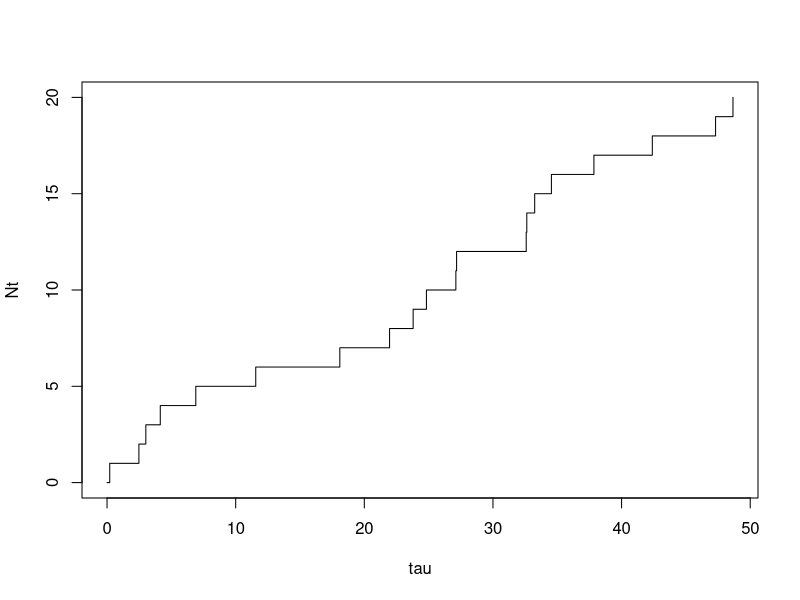
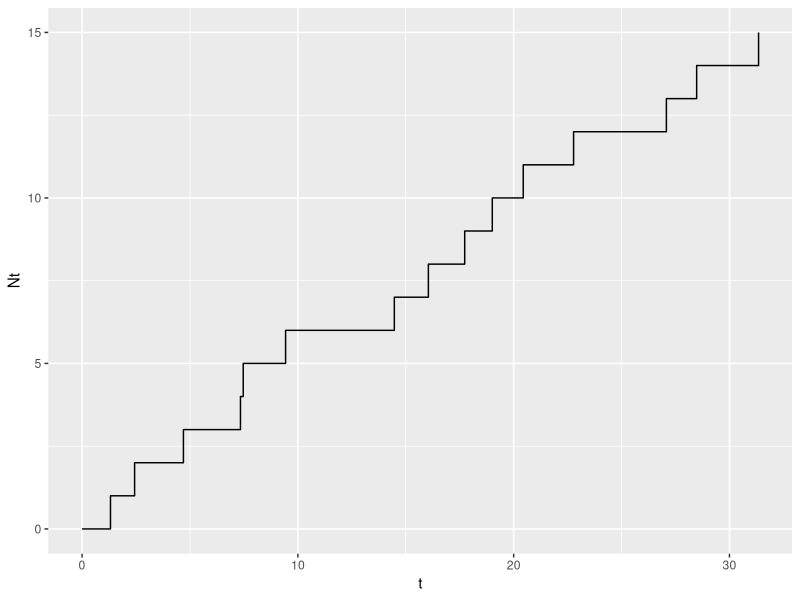

Write the R code that produced these figures, in order. (Note: a time limit stopped this script after it produced the figures.)
library(ggplot2)

#Problem 1

#tools
#dpois(x, lambda, log = FALSE)
#ppois(q, lambda, lower.tail = TRUE, log.p = FALSE)
#qpois(p, lambda, lower.tail = TRUE, log.p = FALSE)
#rpois(n, lambda)

#p(x=3) with lambda = 1
print(dpois(x=3,lambda=1))

mean(rpois(1000000, lambda = 6))

lambda<-1
k<-3
print((exp(-lambda)*(lambda)**k)/factorial(k))

#P(X<=2) with lambda = 1
print(ppois(2, lambda=1))

lambda=1
k<-0
s0<-(exp(-lambda)*(lambda)**k)/factorial(k)
k<-1
s1<-(exp(-lambda)*(lambda)**k)/factorial(k)
k<-2
s2<-(exp(-lambda)*(lambda)**k)/factorial(k)
print(s0+s1+s2)

#random number according to a poisson distribution
rpois(n=100, lambda=7)
mean(rpois(n=100, lambda=7)) #which verify that EX = lambda

length(which(rpois(n=1e6, lambda=7)==6))/1e6 #proportion
dpois(6,lambda=7)

first<-rpois(n=1e6, lambda=3)
second<-rpois(n=1e6, lambda=2)
result<-first+second
print(result)
for (i in 0:10) {
  var1<-length(which(result==i))/1e6
  var2<-dpois(i,lambda=5)
  cat("proportion =", var1, ", P(X =", i, ") =", var2, "\n")
}

#Problem 2
rexp(n=1000, 3)
mean(rexp(n=1000, 3))
print(1/3)

f<-0
s<-0
t<-0
for (i in 1:1000) {
  first<-rexp(n=1, 3)
  second<-rexp(n=1, 2)
  third<-rexp(n=1, 1)
  M<-min(first,second,third)
  if (M==first) {
    f<-f+1
  }
  if (M==second) {
    s<-s+1
  }
  if (M==third) {
    t<-t+1
  }
}

cat("P(M=first) =", f/1000, ", theorem :", 0.5, "\n")
cat("P(M=second) =", s/1000, ", theorem :", 1/3, "\n")
cat("P(M=third) =", t/1000, ", theorem :", 1/6, "\n")

#Problem3
rho<-rexp(n=1, 0.5)
to<-rho
tau<-c(0,to)
for (i in 2:20) {
  t<-rexp(n=1, 0.5)
  rho<-c(rho,t)
  to<-to+t
  tau<-c(tau, to)
}
Nt<-0:20
plot(tau,Nt,type = 's')
#ggplot(data.frame(t = tau, count = seq_along(tau)), aes(x = t, y = Nt)) + geom_step()

Nten<-c()
for (i in 1:10000) {
  rho<-c()
  to<-0
  tau<-c(0)
  rep<-TRUE
  for (i in 0:20) {
    t<-rexp(n=1, 0.5)
    rho<-c(rho,t)
    to<-to+t
    tau<-c(tau, to)
    while (to>10 & rep==TRUE) {
      rep<-FALSE
      Nten<-c(Nten,i)
    }
  }
}
expect<-0
for (i in 0:9) {
  var1<-length(which(Nten==i))/10000
  lambda<-0.5*10
  var2<-(exp(-lambda)*(lambda)**i)/factorial(i)
  cat("P(N10 =",i ,") =", var1, ", theorie", var2, "\n")
  expect<-expect+i*var1
}
print(expect)

#Problem4
N<-rpois(n=1, lambda=0.5*40)
print(N)
arrtimep<-runif(N, min = 0, max = 40) 
arrtime<-c(0,sort(arrtimep))
Nt<-0:N
ggplot(data.frame(t = arrtime, count = seq_along(arrtime)), aes(x = t, y = Nt)) + geom_step()

Nten<-c()
for (i in 1:10000) {
  N<-rpois(n=1, lambda=0.5*40)
  arrtimep<-runif(N, min = 0, max = 40) 
  arrtime<-c(0,sort(arrtimep))
  rep<-TRUE
  for (i in 1:10000) {
    while (arrtime[i]>10 & rep==TRUE) {
      rep<-FALSE
      Nten<-c(Nten, arrtime[i])
    }
  }
}
expect<-0
for (i in 0:9) {
  var1<-length(which(Nten==i))/10000
  lambda<-0.5*10
  var2<-(exp(-lambda)*(lambda)**i)/factorial(i)
  cat("P(N10 =",i ,") =", var1, ", theorie", var2, "\n")
  expect<-expect+i*var1
}
print(expect)

#Problem5
rho<-rexp(n=1, 1)
to<-rho
tau<-c(0,to)
for (i in 2:50) {
  t<-rexp(n=1, 1)
  rho<-c(rho,t)
  to<-to+t
  tau<-c(tau, to)
}
dist<-c(0.5,0.2,0.3)
print(tau)
samp<-c(0)
for (i in 1:50) {
  samp<-c(samp,sample(c(1,2,3),1,replace=F,prob=(dist)))
}
df<-data.frame(A=tau,B=samp)
df

poi1<-c(0)
poi2<-c(0)
poi3<-c(0)
for (i in 1:50) {
  if(df$B[i] == 1) {
    poi1<-c(poi1,df$A[i])
  }
  if(df$B[i] == 2) {
    poi2<-c(poi2,df$A[i])
  }
  if(df$B[i] == 3) {
    poi3<-c(poi3,df$A[i])
  }
}
print(poi1)
print(poi2)
print(poi3)

Nthree1<-c()
Nthree2<-c()
Nthree3<-c()
for (k in 1:10000){
  rho<-c()
  to<-0
  tau<-c(0)
  for (i in 1:50) {
    t<-rexp(n=1, 1)
    rho<-c(rho,t)
    to<-to+t
    tau<-c(tau, to)
  }
  dist<-c(0.5,0.2,0.3)
  samp<-c(0)
  for (i in 1:50) {
    samp<-c(samp,sample(c(1,2,3),1,replace=F,prob=(dist)))
  }
  df<-data.frame(A=tau,B=samp)
  poi1<-c(0)
  poi2<-c(0)
  poi3<-c(0)
  for (i in 1:50) {
    if(df$B[i] == 1) {
      poi1<-c(poi1,df$A[i])
    }
    if(df$B[i] == 2) {
      poi2<-c(poi2,df$A[i])
    }
    if(df$B[i] == 3) {
      poi3<-c(poi3,df$A[i])
    }
  }
  rep1<-TRUE
  for (i in 1:length(poi1)) {
    while (poi1[i]>3 & rep1==TRUE) {
      rep1<-FALSE
      Nthree1<-c(Nthree1,i)
    }
  }
  rep2<-TRUE
  for (i in 1:length(poi2)) {
    while (poi2[i]>3 & rep2==TRUE) {
      rep2<-FALSE
      Nthree2<-c(Nthree2,i)
    }
  }
  rep3<-TRUE
  for (i in 1:length(poi3)) {
    while (poi3[i]>3 & rep3==TRUE) {
      rep3<-FALSE
      Nthree3<-c(Nthree3,i)
    }
  }
}
for (i in 0:5) {
  var11<-length(which(Nthree1==i+2))/10000
  lambda1<-1*3*0.5
  var21<-(exp(-lambda1)*(lambda1)**i)/factorial(i)
  cat("P(N3(1) =",i ,") =", var11, ", theorie", var21, "\n")
}
for (i in 0:5) {
  var12<-length(which(Nthree2==i+2))/10000
  lambda2<-1*3*0.2
  var22<-(exp(-lambda2)*(lambda2)**i)/factorial(i)
  cat("P(N3(2) =",i ,") =", var12, ", theorie", var22, "\n")
}
for (i in 0:5) {
  var13<-length(which(Nthree3==i+2))/10000
  lambda3<-1*3*0.5
  var23<-(exp(-lambda3)*(lambda3)**i)/factorial(i)
  cat("P(N3(3) =",i ,") =", var13, ", theorie", var23, "\n")
}
